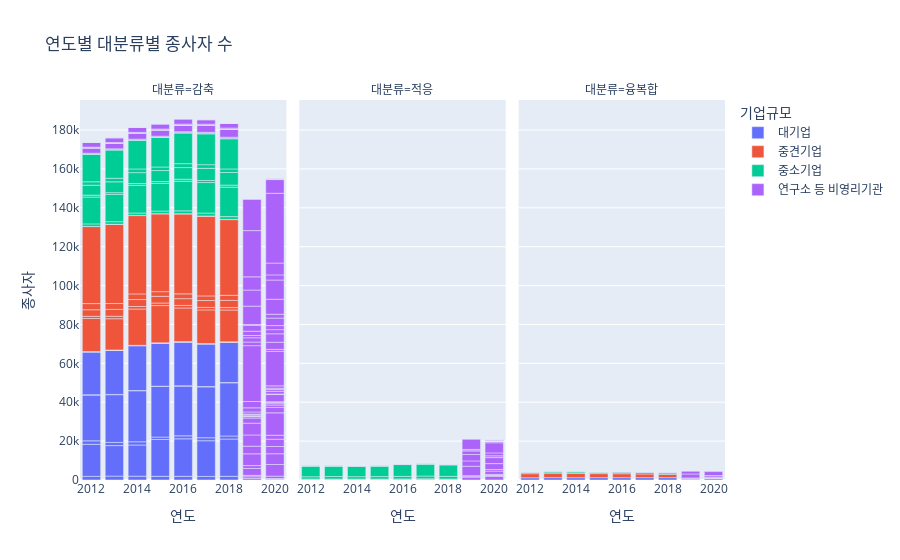

Notebook code cell kept with this figure:
### Markdown cell above
##### 5. 시각화

### Code cell
# 기후기술 분류별 종사자 수
fig = px.bar(data_frame=df_nemp, x="연도", y="종사자", facet_col="대분류", color="기업규모", title="연도별 대분류별 종사자 수")
fig.show()

### Figure 1 — Plotly figure (JSON) as saved in the notebook; plotly's stock layout.template omitted (floating-point values rounded to 4 significant figures)
{"data": [{"alignmentgroup": "True", "hovertemplate": "기업규모=대기업<br>대분류=감축<br>연도=%{x}<br>종사자=%{y}<extra></extra>", "legendgroup": "대기업", "marker": {"color": "#636efa", "pattern": {"shape": ""}}, "name": "대기업", "offsetgroup": "대기업", "orientation": "v", "showlegend": true, "textposition": "auto", "type": "bar", "x": [2012, 2013, 2014, 2015, 2016, 2017, 2018, 2012, 2013, 2014, 2015, 2016, 2017, 2018, 2012, 2013, 2014, 2015, 2016, 2017, 2018, 2012, 2013, 2014, 2015, 2016, 2017, 2018, 2012, 2013, 2014, 2015, 2016, 2017, 2018, 2012, 2013, 2014, 2015, 2016, 2017, 2018, 2012, 2013, 2014, 2015, 2016, 2017, 2018], "xaxis": "x", "y": [1864, 2011, 1977, 1891, 1891, 1854, 1892, 16482, 15676, 16026, 18951, 19277, 18331, 19172, 1789, 1645, 1658, 1228, 1553, 1565, 1588, 23579, 24547, 26230, 26043, 25607, 26165, 27338, 138, 141, 137, 137, 134, 137, 145, 22009, 22646, 23061, 22119, 22492, 21932, 20721, 19, 17, 17, 17, 13, 4, 4], "yaxis": "y"}, {"alignmentgroup": "True", "hovertemplate": "기업규모=대기업<br>대분류=적응<br>연도=%{x}<br>종사자=%{y}<extra></extra>", "legendgroup": "대기업", "marker": {"color": "#636efa", "pattern": {"shape": ""}}, "name": "대기업", "offsetgroup": "대기업", "orientation": "v", "showlegend": false, "textposition": "auto", "type": "bar", "x": [2012, 2013, 2014, 2015, 2016, 2017, 2018, 2012, 2013, 2014, 2015, 2016, 2017, 2018], "xaxis": "x2", "y": [8, 2, 2, 1, 0, 0, 0, 64, 69, 70, 68, 98, 101, 72], "yaxis": "y2"}, {"alignmentgroup": "True", "hovertemplate": "기업규모=대기업<br>대분류=융복합<br>연도=%{x}<br>종사자=%{y}<extra></extra>", "legendgroup": "대기업", "marker": {"color": "#636efa", "pattern": {"shape": ""}}, "name": "대기업", "offsetgroup": "대기업", "orientation": "v", "showlegend": false, "textposition": "auto", "type": "bar", "x": [2012, 2013, 2014, 2015, 2016, 2017, 2018], "xaxis": "x3", "y": [1137, 1218, 1192, 1209, 1209, 1209, 1211], "yaxis": "y3"}, {"alignmentgroup": "True", "hovertemplate": "기업규모=중견기업<br>대분류=감축<br>연도=%{x}<br>종사자=%{y}<extra></extra>", "legendgroup": "중견기업", "marker": {"color": "#EF553B", "pattern": {"shape": ""}}, "name": "중견기업", "offsetgroup": "중견기업", "orientation": "v", "showlegend": true, "textposition": "auto", "type": "bar", "x": [2012, 2013, 2014, 2015, 2016, 2017, 2018, 2012, 2013, 2014, 2015, 2016, 2017, 2018, 2012, 2013, 2014, 2015, 2016, 2017, 2018, 2012, 2013, 2014, 2015, 2016, 2017, 2018, 2012, 2013, 2014, 2015, 2016, 2017, 2018, 2012, 2013, 2014, 2015, 2016, 2017, 2018, 2012, 2013, 2014, 2015, 2016, 2017, 2018], "xaxis": "x", "y": [183, 173, 145, 157, 227, 233, 243, 17003, 16086, 18692, 19171, 17280, 17277, 16328, 1123, 1281, 1302, 1314, 1305, 1284, 1248, 3387, 3521, 3580, 3447, 3492, 3528, 3705, 3160, 3020, 2902, 2399, 2465, 2384, 2607, 39609, 40663, 40265, 40016, 41114, 40999, 38933, 64, 80, 92, 99, 103, 89, 88], "yaxis": "y"}, {"alignmentgroup": "True", "hovertemplate": "기업규모=중견기업<br>대분류=적응<br>연도=%{x}<br>종사자=%{y}<extra></extra>", "legendgroup": "중견기업", "marker": {"color": "#EF553B", "pattern": {"shape": ""}}, "name": "중견기업", "offsetgroup": "중견기업", "orientation": "v", "showlegend": false, "textposition": "auto", "type": "bar", "x": [2012, 2013, 2014, 2015, 2016, 2017, 2018, 2012, 2013, 2014, 2015, 2016, 2017, 2018], "xaxis": "x2", "y": [128, 127, 126, 128, 142, 144, 147, 321, 324, 310, 308, 335, 363, 295], "yaxis": "y2"}, {"alignmentgroup": "True", "hovertemplate": "기업규모=중견기업<br>대분류=융복합<br>연도=%{x}<br>종사자=%{y}<extra></extra>", "legendgroup": "중견기업", "marker": {"color": "#EF553B", "pattern": {"shape": ""}}, "name": "중견기업", "offsetgroup": "중견기업", "orientation": "v", "showlegend": false, "textposition": "auto", "type": "bar", "x": [2012, 2013, 2014, 2015, 2016, 2017, 2018], "xaxis": "x3", "y": [2116, 2286, 2225, 2075, 2024, 1895, 1702], "yaxis": "y3"}, {"alignmentgroup": "True", "hovertemplate": "기업규모=중소기업<br>대분류=감축<br>연도=%{x}<br>종사자=%{y}<extra></extra>", "legendgroup": "중소기업", "marker": {"color": "#00cc96", "pattern": {"shape": ""}}, "name": "중소기업", "offsetgroup": "중소기업", "orientation": "v", "showlegend": true, "textposition": "auto", "type": "bar", "x": [2012, 2013, 2014, 2015, 2016, 2017, 2018, 2012, 2013, 2014, 2015, 2016, 2017, 2018, 2012, 2013, 2014, 2015, 2016, 2017, 2018, 2012, 2013, 2014, 2015, 2016, 2017, 2018, 2012, 2013, 2014, 2015, 2016, 2017, 2018, 2012, 2013, 2014, 2015, 2016, 2017, 2018, 2012, 2013, 2014, 2015, 2016, 2017, 2018], "xaxis": "x", "y": [1316, 1354, 1224, 1327, 1467, 1504, 1449, 13784, 13999, 14200, 14186, 15246, 15697, 15162, 991, 931, 940, 962, 1040, 1071, 1047, 5126, 5561, 5632, 5691, 5983, 6233, 6485, 1741, 1838, 1901, 1833, 2005, 1889, 1833, 14108, 14499, 14682, 15163, 15725, 15843, 15499, 216, 229, 232, 239, 275, 305, 336], "yaxis": "y"}, {"alignmentgroup": "True", "hovertemplate": "기업규모=중소기업<br>대분류=적응<br>연도=%{x}<br>종사자=%{y}<extra></extra>", "legendgroup": "중소기업", "marker": {"color": "#00cc96", "pattern": {"shape": ""}}, "name": "중소기업", "offsetgroup": "중소기업", "orientation": "v", "showlegend": false, "textposition": "auto", "type": "bar", "x": [2012, 2013, 2014, 2015, 2016, 2017, 2018, 2012, 2013, 2014, 2015, 2016, 2017, 2018], "xaxis": "x2", "y": [1140, 1288, 1218, 1248, 1298, 1414, 1392, 5479, 5327, 5385, 5404, 6078, 6165, 5895], "yaxis": "y2"}, {"alignmentgroup": "True", "hovertemplate": "기업규모=중소기업<br>대분류=융복합<br>연도=%{x}<br>종사자=%{y}<extra></extra>", "legendgroup": "중소기업", "marker": {"color": "#00cc96", "pattern": {"shape": ""}}, "name": "중소기업", "offsetgroup": "중소기업", "orientation": "v", "showlegend": false, "textposition": "auto", "type": "bar", "x": [2012, 2013, 2014, 2015, 2016, 2017, 2018], "xaxis": "x3", "y": [604, 648, 740, 660, 780, 800, 727], "yaxis": "y3"}, {"alignmentgroup": "True", "hovertemplate": "기업규모=연구소 등 비영리기관<br>대분류=감축<br>연도=%{x}<br>종사자=%{y}<extra></extra>", "legendgroup": "연구소 등 비영리기관", "marker": {"color": "#ab63fa", "pattern": {"shape": ""}}, "name": "연구소 등 비영리기관", "offsetgroup": "연구소 등 비영리기관", "orientation": "v", "showlegend": true, "textposition": "auto", "type": "bar", "x": [2012, 2013, 2014, 2015, 2016, 2017, 2018, 2012, 2013, 2014, 2015, 2016, 2017, 2018, 2012, 2013, 2014, 2015, 2016, 2017, 2018, 2012, 2013, 2014, 2015, 2016, 2017, 2018, 2012, 2013, 2014, 2015, 2016, 2017, 2018, 2012, 2013, 2014, 2015, 2016, 2017, 2018, 2012, 2013, 2014, 2015, 2016, 2017, 2018, 2019, 2020, 2020, 2020, 2020, 2019, 2019, 2019, 2020, 2019, 2020, 2019, 2020, 2020, 2020, 2020, 2019, 2019, 2019, 2020, 2019, 2020, 2019, 2020, 2020, 2020, 2020, 2019, 2019, 2019, 2020, 2019, 2020, 2019, 2020, 2020, 2020, 2020, 2019, 2019, 2019, 2020, 2019, 2020, 2019, 2020, 2020, 2020, 2020, 2019, 2019, 2019, 2020, 2019, 2020, 2019, 2020, 2020, 2020, 2020, 2019, 2019, 2019, 2020, 2019, 2020, 2019, 2020, 2020, 2020, 2020, 2019, 2019, 2019, 2020, 2019, 2020], "xaxis": "x", "y": [370, 391, 410, 431, 475, 488, 484, 2713, 2806, 2991, 3167, 3288, 3557, 4047, 38, 43, 53, 62, 79, 73, 85, 38, 41, 48, 62, 66, 75, 86, 358, 374, 400, 415, 431, 467, 480, 2366, 2406, 2496, 2533, 2622, 2286, 2354, 11, 12, 13, 14, 15, 16, 21, 816, 418, 194, 98, 20, 839, 739, 3548, 1248, 1472, 5997, 6043, 5512, 3744, 3752, 2036, 3936, 5772, 6066, 11513, 2609, 2811, 753, 1194, 732, 717, 242, 153, 308, 864, 3719, 3, 304, 1083, 1362, 901, 700, 1201, 2116, 3248, 28732, 17734, 1843, 1035, 2216, 3675, 4336, 2139, 2075, 1177, 2188, 2950, 3847, 535, 1989, 9418, 7711, 9892, 2650, 6066, 8248, 6801, 23789, 35902, 16177, 7041, 177, 72, 112, 0, 23, 165, 108, 0, 262, 15, 66], "yaxis": "y"}, {"alignmentgroup": "True", "hovertemplate": "기업규모=연구소 등 비영리기관<br>대분류=적응<br>연도=%{x}<br>종사자=%{y}<extra></extra>", "legendgroup": "연구소 등 비영리기관", "marker": {"color": "#ab63fa", "pattern": {"shape": ""}}, "name": "연구소 등 비영리기관", "offsetgroup": "연구소 등 비영리기관", "orientation": "v", "showlegend": false, "textposition": "auto", "type": "bar", "x": [2012, 2013, 2014, 2015, 2016, 2017, 2018, 2012, 2013, 2014, 2015, 2016, 2017, 2018, 2019, 2020, 2020, 2020, 2020, 2019, 2019, 2019, 2020, 2019, 2020, 2019, 2020, 2020, 2020, 2020, 2019, 2019, 2019, 2020, 2019, 2020, 2020, 2020, 2020, 2020, 2020, 2020, 2020, 2020, 2020, 2020, 2020, 2020, 2020, 2020, 2020, 2020, 2020, 2020, 2020, 2020, 2020, 2020, 2020, 2020], "xaxis": "x2", "y": [70, 69, 70, 71, 76, 72, 78, 73, 74, 74, 72, 73, 74, 73, 1516, 1893, 474, 87, 423, 200, 510, 4864, 1702, 2733, 842, 3281, 3015, 3081, 909, 1502, 1822, 558, 250, 5218, 5190, 737, 120, 6, 0, 0, 0, 54, 61, 41, 43, 0, 0, 0, 226, 419, 181, 20, 110, 0, 223, 166, 0, 0, 0, 42], "yaxis": "y2"}, {"alignmentgroup": "True", "hovertemplate": "기업규모=연구소 등 비영리기관<br>대분류=융복합<br>연도=%{x}<br>종사자=%{y}<extra></extra>", "legendgroup": "연구소 등 비영리기관", "marker": {"color": "#ab63fa", "pattern": {"shape": ""}}, "name": "연구소 등 비영리기관", "offsetgroup": "연구소 등 비영리기관", "orientation": "v", "showlegend": false, "textposition": "auto", "type": "bar", "x": [2012, 2013, 2014, 2015, 2016, 2017, 2018, 2019, 2020, 2020, 2020, 2020, 2019, 2019, 2019, 2020, 2019, 2020], "xaxis": "x3", "y": [92, 95, 99, 93, 85, 92, 91, 458, 724, 280, 169, 425, 220, 390, 2022, 731, 1392, 1985], "yaxis": "y3"}], "layout": {"annotations": [{"font": {}, "showarrow": false, "text": "대분류=감축", "x": 0.16, "xanchor": "center", "xref": "paper", "y": 1, "yanchor": "bottom", "yref": "paper"}, {"font": {}, "showarrow": false, "text": "대분류=적응", "x": 0.5, "xanchor": "center", "xref": "paper", "y": 1, "yanchor": "bottom", "yref": "paper"}, {"font": {}, "showarrow": false, "text": "대분류=융복합", "x": 0.84, "xanchor": "center", "xref": "paper", "y": 1, "yanchor": "bottom", "yref": "paper"}], "barmode": "relative", "legend": {"title": {"text": "기업규모"}, "tracegroupgap": 0}, "title": {"text": "연도별 대분류별 종사자 수"}, "xaxis": {"anchor": "y", "domain": [0, 0.32], "title": {"text": "연도"}}, "xaxis2": {"anchor": "y2", "domain": [0.34, 0.66], "matches": "x", "title": {"text": "연도"}}, "xaxis3": {"anchor": "y3", "domain": [0.68, 1.0], "matches": "x", "title": {"text": "연도"}}, "yaxis": {"anchor": "x", "domain": [0, 1], "title": {"text": "종사자"}}, "yaxis2": {"anchor": "x2", "domain": [0, 1], "matches": "y", "showticklabels": false}, "yaxis3": {"anchor": "x3", "domain": [0, 1], "matches": "y", "showticklabels": false}}}
